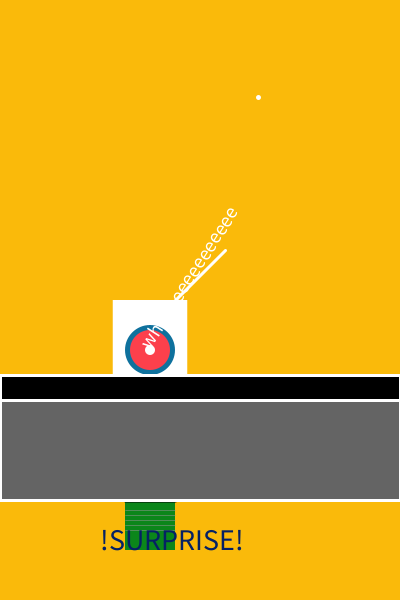
Frame 1 (no input)
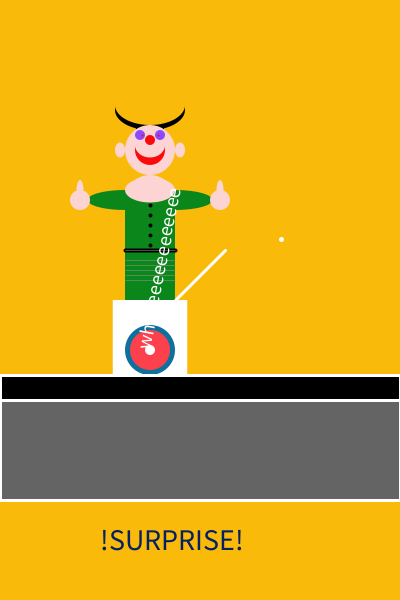
Frame 60 (the mouse pressed at the canvas centre just before this capture)
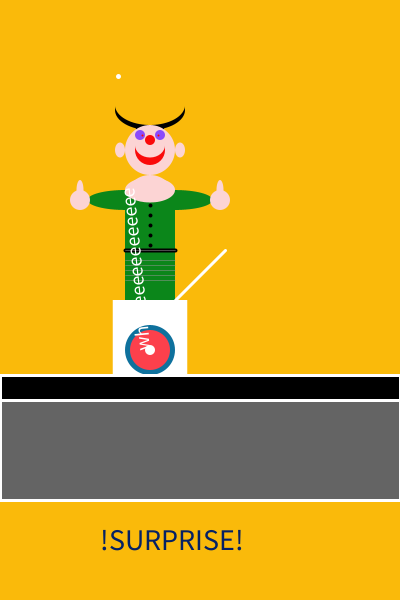
Frame 120 (the mouse held since frame 60 and released just before this capture)

The Processing sketch that drew these frames (run headless with seeded random() and noise(); from frame 60 on, the mouse is pressed at the canvas centre):

// Processing sketch: processing_181085
// ── processing_181085.pde

float boxx = 150;
float boxy = 350;

float dustx = 150;
float dusty = 350;

float lidx = 175;
float lidy = 350;

float jackx = 150;
float jacky = 400;

float r = -1;

void setup ()
{
size (400,600);
}

void draw ()
{
background (#FABA0A);

noStroke ();

//hat
noStroke ();
fill (0);
ellipse (jackx, jacky - 30, 30,50);

ellipse (jackx, jacky - 40, 70, 40);
fill (#FABA0A);
ellipse (jackx, jacky - 45, 70,40);

//jackhead
fill (#FCD4D4);
ellipse (jackx, jacky, 50,50);
//ears
ellipse (jackx - 30, jacky,10,15);
ellipse (jackx + 30, jacky,10,15);

//jackbody
fill (#FCD4D4);
ellipse (jackx, jacky +50, 50,50);
fill (#0B861A);
rectMode (CENTER);
rect (jackx , jacky + 100, 50,100);
//jackarms
ellipse (jackx - 25, jacky + 50, 75, 20);
ellipse (jackx + 25, jacky + 50, 75, 20);


//neck
fill (#FCD4D4);
ellipse (jackx, jacky +40, 50,25);
//jackhands
fill (#FCD4D4);
ellipse (jackx - 70, jacky + 50,20,20);
ellipse (jackx + 70, jacky + 50,20,20);
//jackthumbs
ellipse (jackx - 70, jacky + 40,7,20);
ellipse (jackx + 70, jacky + 40,7,20);

//mouth
//red
fill (#FA0A0A);
ellipse (jackx, jacky,30,30);
//pink
fill (#FCD4D4);
ellipse (jackx, jacky - 5,30,25);
//nose
fill (#FA0A0A);
ellipse (jackx, jacky - 10, 10,10);
//eyes
//blue  
fill (#8B4AFC);
ellipse (jackx - 10, jacky- 15,10,10);
ellipse (jackx + 10, jacky - 15,10,10);
//red
stroke (#FC0808);
strokeWeight (2);
point (jackx-8, jacky -15);
point (jackx + 8, jacky - 15);

//belt
stroke (0);
strokeWeight (4);
line (jackx - 25, jacky+ 100, jackx + 25, jacky + 100);


//buttons
point (jackx, jacky +95);
point (jackx, jacky + 85);
point (jackx, jacky + 75);
point (jackx , jacky + 65);
point (jackx, jacky + 55);

//spring
stroke (150);
strokeWeight (0.5);
line (jackx - 25, jacky+ 110, jackx + 25, jacky + 110);
line (jackx - 25, jacky+ 115, jackx + 25, jacky + 115);
line (jackx - 25, jacky+ 120, jackx + 25, jacky + 120);
line (jackx - 25, jacky+ 125, jackx + 25, jacky + 125);
line (jackx - 25, jacky+ 130, jackx + 25, jacky + 130);
line (jackx - 25, jacky+ 100, jackx + 25, jacky + 100);

if (jacky < 160)
{
  jacky = 160;
}


//box
noStroke ();
fill (255);
rect (boxx,boxy, 75, 100);

//masking
fill (#FABA0A);
rect (boxx - 100, boxy ,125, 100);
rect (boxx + 100, boxy, 125, 100);

//boxcircles
fill (#0E719D);
ellipse (boxx, boxy, 50,50);
fill (#FC404C);
ellipse (boxx, boxy, 40,40);
fill (255);
ellipse (boxx, boxy, 10,10);

//lid 
stroke (255);
strokeWeight (3);
line (lidx, lidy - 50, lidx + 50, lidy - 100);



//table
fill (0);
rect (200,400,400,50);
fill (100);
rect (200, 450, 400, 100);

//dust
stroke (255);
strokeWeight (5);
point (random (0, 400), random (0,375));
noStroke ();

fill (#052164);
textSize (30);
text ("!SURPRISE!", 100, 550);

jacky = jacky - 10;
dustx = dustx + 0.2;
dusty = dusty - 2;


translate (boxx, boxy);
fill (255);
textSize (20);
rotate (r);
text ("wheeeeeeeeeeeeee",0,0);
resetMatrix();

r = r + 0.1;

}
